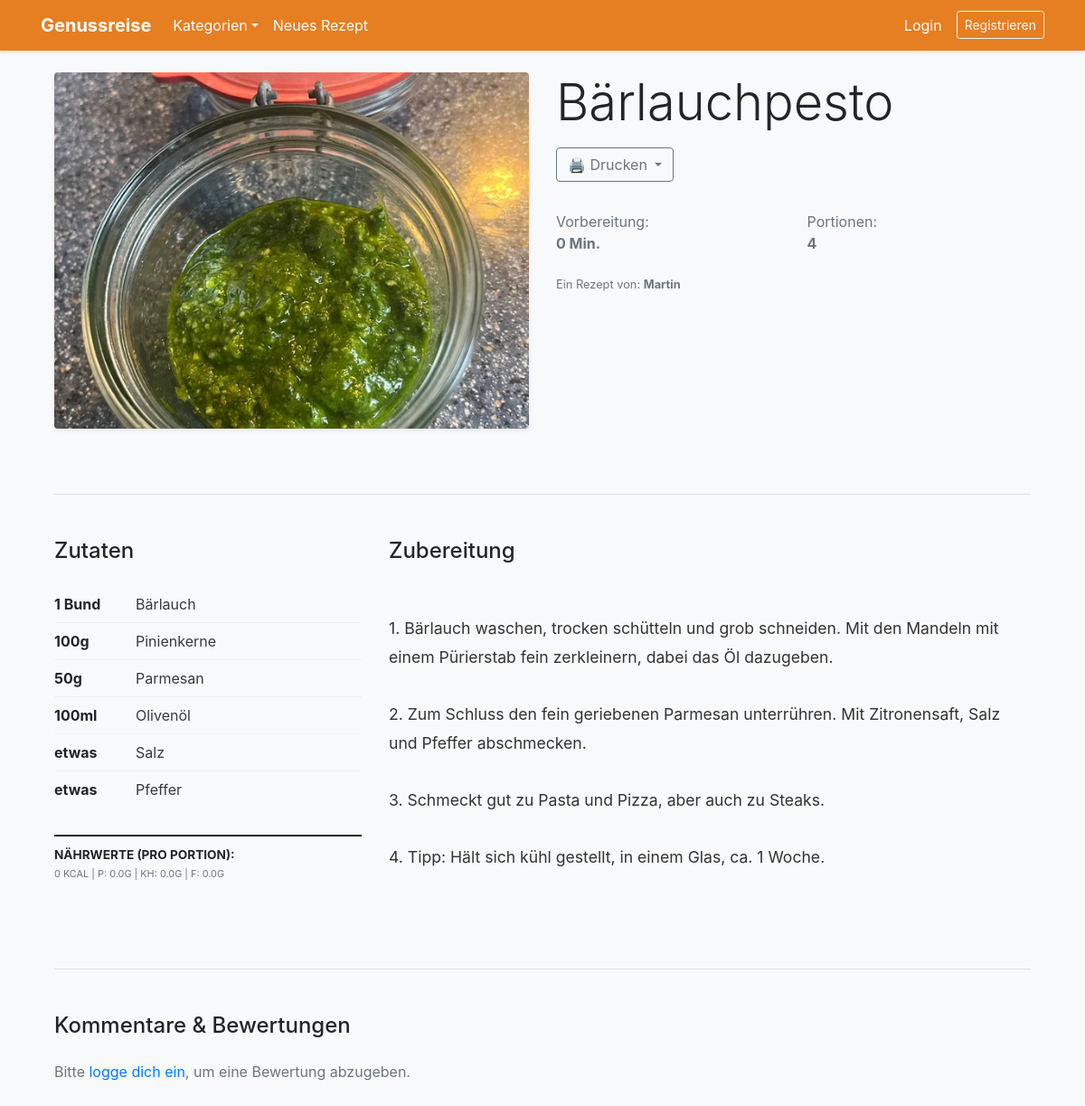
The app's page /recipe/1, older data.
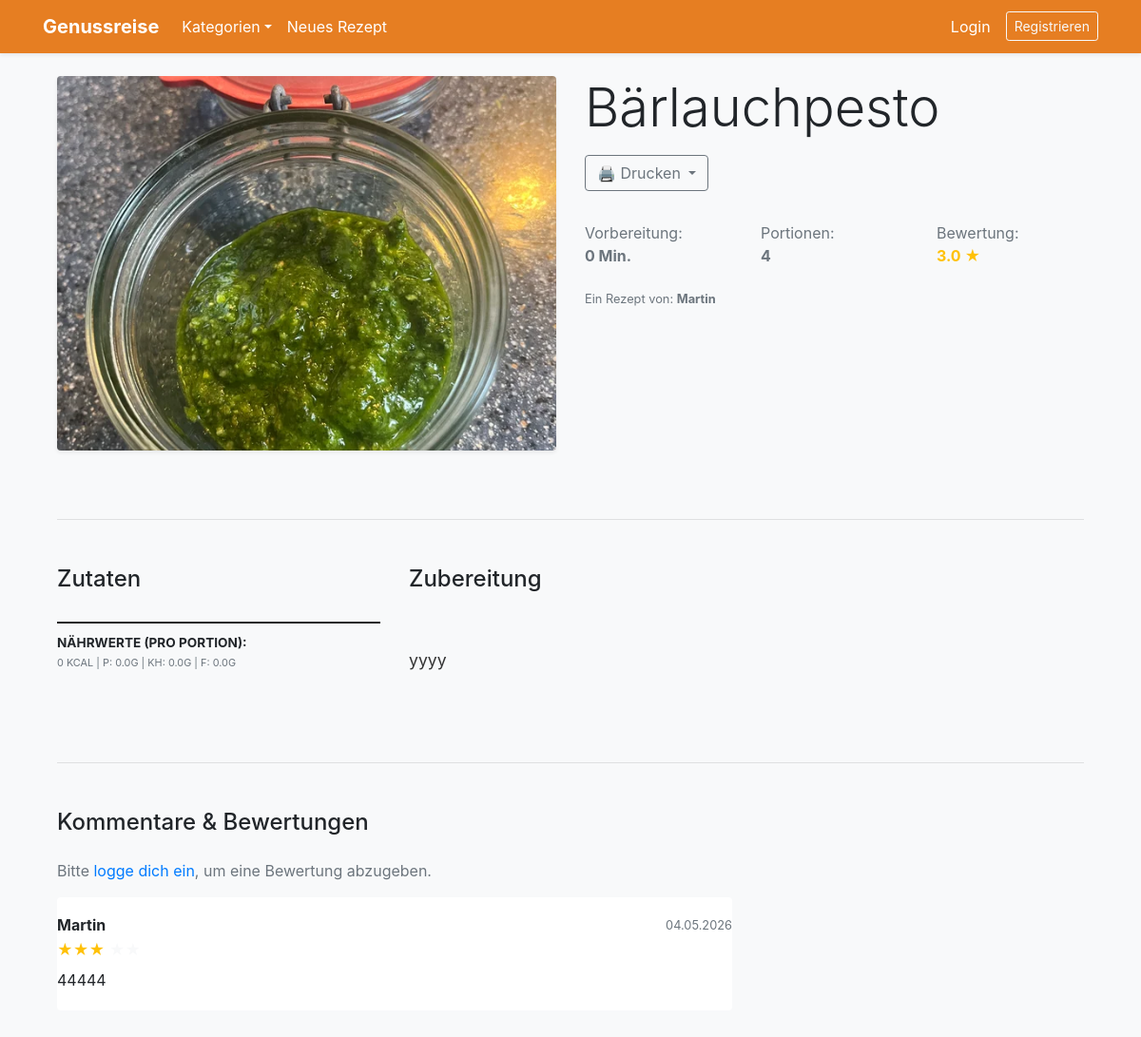
The same page, newer data.
### app.py (models this page shows, shortened)
class Recipe(db.Model):
    id = db.Column(db.Integer, primary_key=True)
    name = db.Column(db.String(100), nullable=False)
    instructions = db.Column(db.Text, nullable=False)
    image_file = db.Column(db.String(100), nullable=False, default='default.jpg')
    prep_time = db.Column(db.Integer, default=0)
    cook_time = db.Column(db.Integer, default=0)
    rest_time = db.Column(db.Integer, default=0)
    servings = db.Column(db.Integer, default=1)
    calories = db.Column(db.Integer, default=0)
    protein = db.Column(db.Float, default=0.0)
    carbs = db.Column(db.Float, default=0.0)
    fat = db.Column(db.Float, default=0.0)
    rating_sum = db.Column(db.Integer, default=0)
    rating_count = db.Column(db.Integer, default=0)
    user_id = db.Column(db.Integer, db.ForeignKey('user.id'), nullable=False)
    category_id = db.Column(db.Integer, db.ForeignKey('category.id'), nullable=True)
    ingredients = db.relationship('Ingredient', backref='recipe', lazy=True, cascade="all, delete-orphan")
    comments = db.relationship('Comment', backref='recipe', lazy=True, cascade="all, delete-orphan")

class User(db.Model, UserMixin):
    id = db.Column(db.Integer, primary_key=True)
    username = db.Column(db.String(20), unique=True, nullable=False)
    email = db.Column(db.String(120), unique=True, nullable=False)
    password = db.Column(db.String(60), nullable=False)
    is_admin = db.Column(db.Boolean, default=False)
    recipes = db.relationship('Recipe', backref='author', lazy=True, cascade="all, delete-orphan")
    comments = db.relationship('Comment', backref='author', lazy=True, cascade="all, delete-orphan")
    favorites = db.relationship('Favorite', backref='user', lazy=True, cascade="all, delete-orphan")

class Ingredient(db.Model):
    id = db.Column(db.Integer, primary_key=True)
    name = db.Column(db.String(100), nullable=False)
    amount = db.Column(db.String(50))
    recipe_id = db.Column(db.Integer, db.ForeignKey('recipe.id'), nullable=False)

class Comment(db.Model):
    id = db.Column(db.Integer, primary_key=True)
    content = db.Column(db.Text, nullable=False)
    rating = db.Column(db.Integer, nullable=True)
    date_posted = db.Column(db.DateTime, nullable=False, default=datetime.utcnow)
    user_id = db.Column(db.Integer, db.ForeignKey('user.id'), nullable=False)
    recipe_id = db.Column(db.Integer, db.ForeignKey('recipe.id'), nullable=False)

### app.py (the view, shortened to what this page needs)
@app.route("/recipe/<int:recipe_id>", methods=['GET', 'POST'])
def recipe_detail(recipe_id):
    r = Recipe.query.get_or_404(recipe_id)
    is_fav = Favorite.query.filter_by(user_id=current_user.id, recipe_id=r.id).first() is not None if current_user.is_authenticated else False
    avg = round(r.rating_sum / r.rating_count, 1) if r.rating_count > 0 else 0
    return render_template('recipe_detail.html', recipe=r, avg_rating=avg, is_fav=is_fav)

### app.py (called while the page is built)
@app.context_processor
def inject_categories():
    return dict(all_categories=Category.query.order_by(Category.name).all())

### templates/recipe_detail.html (shortened to what this page needs)
{% extends "base.html" %}
{% block content %}
<div class="container mt-2">
    <div class="row">
        <div class="col-md-6 mb-4">
            <img src="{{ url_for('static', filename='uploads/' + recipe.image_file) }}"
                 class="img-fluid rounded shadow-sm recipe-main-image" id="mainImage">
        </div>
        <div class="col-md-6">
            <h1 class="display-4">{{ recipe.name }}</h1>
            <div class="d-flex flex-wrap d-print-none my-3">
                <div class="dropdown mr-2 mb-2">
                    <button class="btn btn-outline-secondary dropdown-toggle" type="button" data-toggle="dropdown">
                        🖨️ Drucken
                    </button>
                </div>
            </div>
            <div class="row text-muted mt-4">
                <div class="col">Vorbereitung:<br><b>{{ recipe.prep_time }} Min.</b></div>
                <div class="col">Portionen:<br><b>{{ recipe.servings }}</b></div>
                {% if avg_rating %}
                <div class="col">Bewertung:<br><b class="text-warning">{{ avg_rating }} ★</b></div>
                {% endif %}
            </div>
            <p class="mt-4 small text-muted">Ein Rezept von: <b>{{ recipe.author.username }}</b></p>
        </div>
    </div>
    <hr class="my-5">
    <div class="row">
        <div class="col-md-4 mb-5">
            <h4 class="mb-4">Zutaten</h4>
            <div class="ingredients-list">
                {% for ing in recipe.ingredients %}
                <div class="ing-row d-flex">
                    <div style="min-width: 90px;"><b>{{ ing.amount }}</b></div>
                    <div class="text-dark">{{ ing.name }}</div>
                </div>
                {% endfor %}
            </div>
            <div class="nutrition-summary text-uppercase">
                NÄHRWERTE (pro Portion):<br>
                <span class="text-muted small">
                    {{ recipe.calories }} kcal | P: {{ recipe.protein }}g | KH: {{ recipe.carbs }}g | F: {{ recipe.fat }}g
                </span>
            </div>
        </div>
        <div class="col-md-8">
            <h4 class="mb-4">Zubereitung</h4>
            <div style="white-space: pre-line; line-height: 1.8; color: #333; font-size: 1.1rem;">
                {{ recipe.instructions }}
            </div>
        </div>
    </div>
    <hr class="my-5">
    <div class="row mb-5">
        <div class="col-md-8">
            <h4 class="mb-4">Kommentare & Bewertungen</h4>
            {% if current_user.is_authenticated %}
            <div class="comment-form-area mb-5 p-4 bg-light rounded">
                <h5>Rezept bewerten</h5>
                <form action="{{ url_for('recipe_detail', recipe_id=recipe.id) }}" method="POST">
                    <div class="star-rating mb-3">
                        <input type="radio" id="star5" name="rating" value="5"><label for="star5">★</label>
                        <input type="radio" id="star4" name="rating" value="4"><label for="star4">★</label>
                        <input type="radio" id="star3" name="rating" value="3"><label for="star3">★</label>
                        <input type="radio" id="star2" name="rating" value="2"><label for="star2">★</label>
                        <input type="radio" id="star1" name="rating" value="1"><label for="star1">★</label>
                    </div>
                    <textarea name="content" class="form-control mb-3" rows="3" placeholder="Wie hat es dir geschmeckt?" required></textarea>
                    <button type="submit" class="btn btn-warning shadow-sm">Bewertung abschicken</button>
                </form>
            </div>
            {% else %}
            <p class="text-muted">Bitte <a href="{{ url_for('login') }}">logge dich ein</a>, um eine Bewertung abzugeben.</p>
            {% endif %}
            <div class="comments-list">
                {% for comment in recipe.comments | sort(attribute='date_posted', reverse=True) %}
                <div class="card mb-3 border-0 border-bottom">
                    <div class="card-body px-0">
                        <div class="d-flex justify-content-between">
                            <h6 class="mb-1 font-weight-bold">{{ comment.author.username }}</h6>
                            <small class="text-muted">{{ comment.date_posted.strftime('%d.%m.%Y') }}</small>
                        </div>
                        <div class="text-warning mb-2">
                            {% if comment.rating %}
                                {% for i in range(comment.rating) %}★{% endfor %}
                                {% for i in range(5 - comment.rating) %}<span class="text-light">★</span>{% endfor %}
                            {% endif %}
                        </div>
                        <p class="card-text">{{ comment.content }}</p>
                    </div>
                </div>
                {% endfor %}
            </div>
        </div>
    </div>
</div>
{% endblock %}

### templates/base.html (shortened to what this page needs)
<!DOCTYPE html>
<html lang="de">
<head>
    <link rel="stylesheet" href="https://stackpath.bootstrapcdn.com/bootstrap/4.5.2/css/bootstrap.min.css">
    <link rel="stylesheet" href="https://cdnjs.cloudflare.com/ajax/libs/font-awesome/5.15.4/css/all.min.css">
</head>
<body class="bg-light">
    <nav class="navbar navbar-expand-lg navbar-dark navbar-custom shadow-sm">
        <div class="container">
            <a class="navbar-brand font-weight-bold" href="{{ url_for('index') }}">Genussreise</a>
            <div class="collapse navbar-collapse">
                <ul class="navbar-nav mr-auto">
                    <li class="nav-item dropdown">
                        <a class="nav-link dropdown-toggle text-white" href="#" data-toggle="dropdown">Kategorien</a>
                    </li>
                    <li class="nav-item"><a class="nav-link text-white" href="{{ url_for('add_recipe') }}">Neues Rezept</a></li>
                </ul>
                <ul class="navbar-nav">
                    {% if current_user.is_authenticated %}
                        <li class="nav-item dropdown">
                            <a class="nav-link dropdown-toggle text-white font-weight-bold" href="#" data-toggle="dropdown">{{ current_user.username }}</a>
                            <div class="dropdown-menu dropdown-menu-right">
                                <a class="dropdown-item" href="{{ url_for('profile') }}">Profil</a>
                                <a class="dropdown-item" href="{{ url_for('favorites') }}"><i class="fas fa-heart text-warning"></i> Favoriten</a>
                                {% if current_user.is_admin %}<a class="dropdown-item" href="{{ url_for('admin_users') }}">Admin: User</a>{% endif %}
                                <div class="dropdown-divider"></div>
                                <a class="dropdown-item text-danger" href="{{ url_for('logout') }}">Logout</a>
                            </div>
                        </li>
                    {% else %}
                        <li class="nav-item"><a class="nav-link text-white" href="{{ url_for('login') }}">Login</a></li>
                        <li class="nav-item ml-2"><a class="btn btn-outline-light btn-sm mt-1" href="{{ url_for('register') }}">Registrieren</a></li>
                    {% endif %}
                </ul>
            </div>
        </div>
    </nav>
    <div class="container mt-4">
        {% block content %}{% endblock %}
    </div>
</body>
</html>

### templates/base.html (style rules this page uses)
.navbar-custom { background-color: #e67e22; }

### templates/recipe_detail.html (style rules this page uses)
.nutrition-summary { border-top: 2px solid #222; margin-top: 30px; padding-top: 10px; font-size: 0.85rem; font-weight: bold; }

Row changes from the older to the newer data that the page shows:
removed Ingredient: amount "1 Bund", name "Bärlauch"
removed Ingredient: amount "100g", name "Pinienkerne"
removed Ingredient: amount "50g", name "Parmesan"
removed Ingredient: amount "100ml", name "Olivenöl"
removed Ingredient: amount "etwas", name "Salz"
removed Ingredient: amount "etwas", name "Pfeffer"
changed Recipe "Bärlauchpesto": instructions "1. Bärlauch waschen, trocken schütteln und grob schneiden. Mit den Mandeln mit einem Pürierstab fein zerkleinern, dabei das Öl dazugeben. 2. Zum Schluss den fein geriebenen Parmesan unterrühren. Mit Zitronensaft, Salz und Pfeffer abschmecken. 3. Schmeckt gut zu Pasta und Pizza, aber auch zu Steaks. 4. Tipp: Hält sich kühl gestellt, in einem Glas, ca. 1 Woche." → "yyyy"
added Comment: author.username "Martin", date_posted "04.05.2026", rating 3 (drawn), content "44444"
Text that changed along with them:
{{ avg_rating }}: (not shown) → "3.0"
text now shown: "Bewertung: ★"
